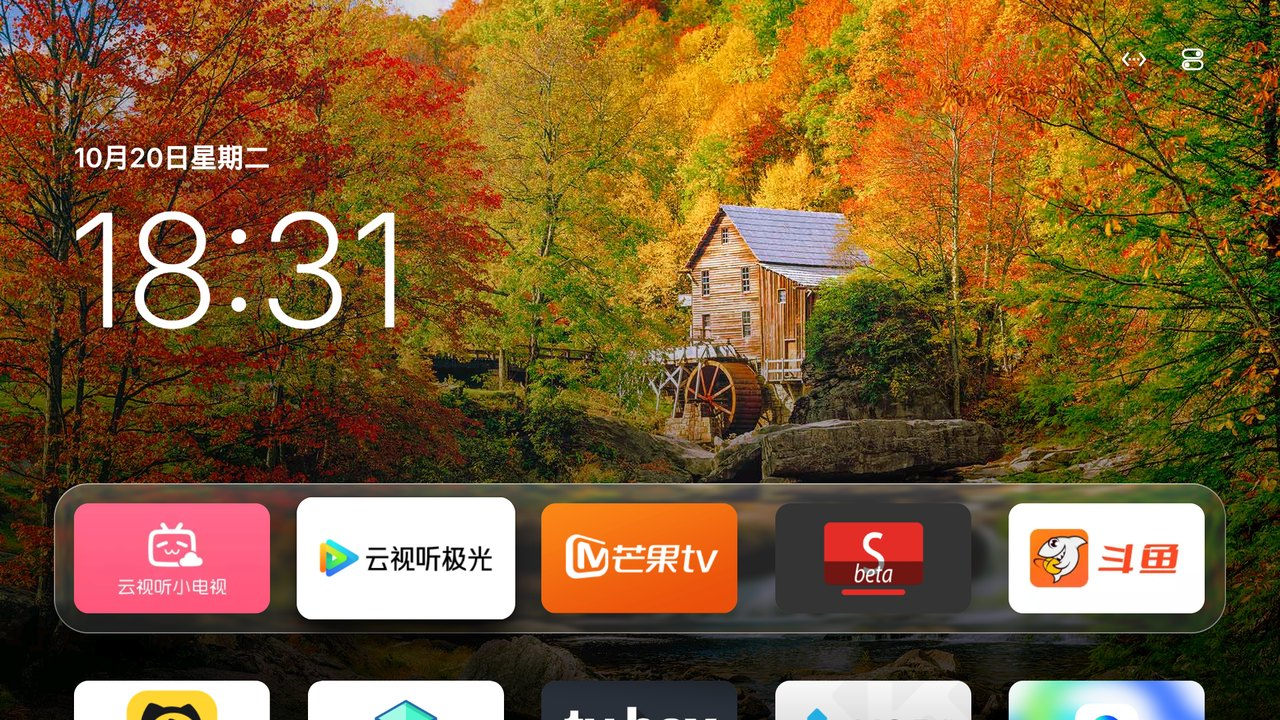
#> input picture docs/screenshots/home.jpg, 1280 x 720 px; its folder holds 5 pictures in this run
$ python build-assets.py
#> lines starting #> are read from the running program, lines starting #| are printed output that depends on the picture
#!/usr/bin/env python3
"""Generate the web image set for the Tigris website.

Source of truth: ../docs/screenshots/*.jpg (real captures, 1280x720).
Outputs WebP at 1280 and 640 widths, plus a 1200x630 Open Graph card.
Run from anywhere: python scripts/build-assets.py
"""

from pathlib import Path

from PIL import Image, ImageDraw, ImageFilter, ImageFont

ROOT = Path(__file__).resolve().parent.parent
SRC = ROOT.parent / "docs" / "screenshots"
OUT = ROOT / "assets" / "img"
OUT.mkdir(parents=True, exist_ok=True)

SHOTS = ["home", "shelf", "grid", "cc", "frame"]

for name in SHOTS:
    src = SRC / f"{name}.jpg"
    if not src.exists():
        raise SystemExit(f"missing screenshot: {src}")
    im = Image.open(src).convert("RGB")
#> im is the input picture: PIL image 1280x720 RGB; mean R, G, B 123, 91.7, 50.8
    if im.size != (1280, 720):
        raise SystemExit(f"unexpected size for {src}: {im.size}")
    im.save(OUT / f"{name}-1280.webp", "WEBP", quality=84, method=6)
    im.resize((640, 360), Image.LANCZOS).save(
        OUT / f"{name}-640.webp", "WEBP", quality=80, method=6
    )
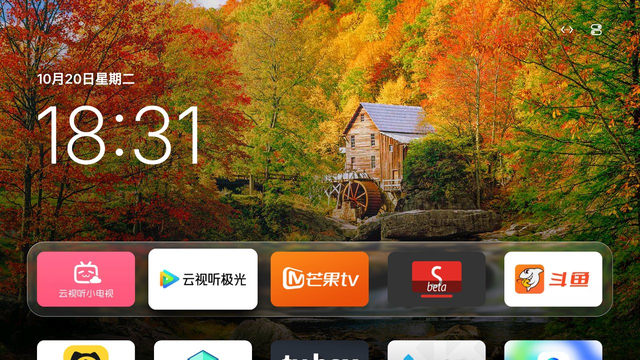
#> saved as home-640.webp: PIL image 640x360 RGB; mean R, G, B 122.9, 91.7, 50.8
#> (the run stopped early here; a loop or call above may not have finished)
